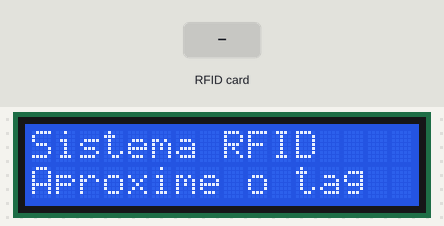
Bench run of a sketch on a simulated Arduino Uno, built with avr-gcc and run on an emulated ATmega328P. Parts: 16×2 character LCD. Inputs (shaded band) come from the test bench.

Above: at 1.3 s.
1.4 s: RFID card 5E 7A 19 C4 held to the reader
At 2.6 s:
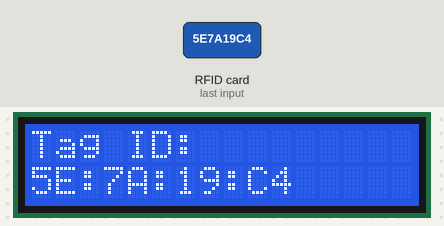
Timing chart, 0 to 4.4 s (numbered marks = the images above; inputs shaded):
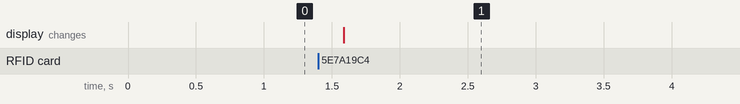

Measured:
- after the input at 1.4 s, the display: changes after 0.19 s (image 1)

The sketch:

firmware_v7.ino.ino
```cpp
#include <SPI.h>
#include <MFRC522.h>
#include <Wire.h>
#include <LiquidCrystal_I2C.h>

// Definição dos pinos para o RFID RC522
#define RST_PIN         9
#define SS_PIN          10

// Inicialização dos objetos
MFRC522 mfrc522(SS_PIN, RST_PIN);
LiquidCrystal_I2C lcd(0x27, 16, 2); // Endereço I2C 0x27, 16 colunas, 2 linhas

// Variáveis para controle de tags
String ultimoUID = "";

void setup() {
  // Inicializa o barramento SPI
  SPI.begin();

  // Inicializa o módulo RFID
  mfrc522.PCD_Init();

  // Inicializa o LCD
  lcd.init();
  lcd.backlight();
  lcd.clear();

  // Mensagem inicial no LCD
  lcd.setCursor(0, 0);
  lcd.print("Sistema RFID");
  lcd.setCursor(0, 1);
  lcd.print("Aproxime o tag");
}

void loop() {
  // Verifica se há um novo cartão presente
  if (!mfrc522.PICC_IsNewCardPresent()) {
    delay(50);
    return;
  }

  // Verifica se consegue ler o cartão
  if (!mfrc522.PICC_ReadCardSerial()) {
    delay(50);
    return;
  }

  // Gera o UID atual
  String uidAtual = "";
  for (byte i = 0; i < mfrc522.uid.size; i++) {
    uidAtual += String(mfrc522.uid.uidByte[i] < 0x10 ? "0" : "");
    uidAtual += String(mfrc522.uid.uidByte[i], HEX);
    if (i < mfrc522.uid.size - 1) uidAtual += ":";
  }
  uidAtual.toUpperCase();

  // Só processa se for uma nova tag
  if (uidAtual != ultimoUID) {
    ultimoUID = uidAtual;

    // Identifica o tipo da tag
    MFRC522::PICC_Type piccType = mfrc522.PICC_GetType(mfrc522.uid.sak);

    // Procura por dados legíveis na tag
    String dadosEncontrados = "";

    // Tenta ler dados para diferentes tipos de tags
    if (piccType == MFRC522::PICC_TYPE_MIFARE_MINI ||
        piccType == MFRC522::PICC_TYPE_MIFARE_1K ||
        piccType == MFRC522::PICC_TYPE_MIFARE_4K) {

      dadosEncontrados = lerDadosMIFARE();

    } else if (piccType == MFRC522::PICC_TYPE_MIFARE_UL) {

      dadosEncontrados = lerDadosUltralight();
    }

    // Atualiza o LCD com os dados encontrados
    lcd.clear();

    if (dadosEncontrados.length() > 0) {
      // Remove espaços e caracteres inválidos
      dadosEncontrados.trim();

      lcd.setCursor(0, 0);
      lcd.print("Conteudo:");
      lcd.setCursor(0, 1);

      // Limita a 16 caracteres para caber no LCD
      if (dadosEncontrados.length() <= 16) {
        lcd.print(dadosEncontrados);
      } else {
        lcd.print(dadosEncontrados.substring(0, 16));
      }
    } else {
      // Se não encontrou dados legíveis, mostra o UID
      lcd.setCursor(0, 0);
      lcd.print("Tag ID:");
      lcd.setCursor(0, 1);

      String uidResumo = uidAtual;
      if (uidResumo.length() > 16) {
        uidResumo = uidResumo.substring(0, 16);
      }
      lcd.print(uidResumo);
    }
  }

  // Para a comunicação com o cartão
  mfrc522.PICC_HaltA();
  mfrc522.PCD_StopCrypto1();

  delay(200);
}

String lerDadosMIFARE() {
  MFRC522::MIFARE_Key key;
  String textoEncontrado = "";

  // Prepara a chave padrão
  for (byte i = 0; i < 6; i++) {
    key.keyByte[i] = 0xFF;
  }

  // Escaneia todos os setores procurando especificamente por texto (não URL)
  for (byte setor = 0; setor < 16 && textoEncontrado.length() == 0; setor++) {

    for (byte blocoRel = 0; blocoRel < 3; blocoRel++) { // 3 blocos por setor
      byte bloco = setor * 4 + blocoRel;

      // Pula o bloco 0 (dados do fabricante)
      if (bloco == 0) continue;
      if (bloco > 63) break; // MIFARE 1K limit

      // Tenta autenticar com chave A
      MFRC522::StatusCode status = mfrc522.PCD_Authenticate(
        MFRC522::PICC_CMD_MF_AUTH_KEY_A, bloco, &key, &(mfrc522.uid)
      );

      if (status != MFRC522::STATUS_OK) {
        continue;
      }

      // Lê o bloco
      byte buffer[18];
      byte size = sizeof(buffer);
      status = mfrc522.MIFARE_Read(bloco, buffer, &size);

      if (status != MFRC522::STATUS_OK) {
        continue;
      }

      // Verifica se é um registro NDEF de texto (não URL)
      if (buffer[0] == 0x03) { // NDEF Message
        // Procura por registros de texto (Type T)
        for (byte i = 1; i < 15; i++) {
          if (buffer[i] == 0x54) { // Text Record Type 'T'
            // Encontrou registro de texto, extrai o conteúdo
            String textoBloco = extrairTextoNDEF(buffer, 16, i);
            if (textoBloco.length() > 0) {
              textoEncontrado = textoBloco;
              return textoEncontrado; // Retorna imediatamente quando encontrar texto
            }
          }
        }
      }

      // Se não é NDEF, verifica se é texto simples (fallback)
      if (textoEncontrado.length() == 0) {
        String textoBloco = "";
        int caracteresValidos = 0;
        bool temURL = false;

        for (byte i = 0; i < 16; i++) {
          if (buffer[i] == 0) {
            break;
          } else if (buffer[i] >= 32 && buffer[i] <= 126) {
            textoBloco += (char)buffer[i];
            caracteresValidos++;

            // Verifica se contém indicadores de URL
            if (textoBloco.indexOf("http") >= 0 ||
                textoBloco.indexOf("www.") >= 0 ||
                textoBloco.indexOf(".com") >= 0 ||
                textoBloco.indexOf(".br") >= 0) {
              temURL = true;
            }
          }
        }

        // Só aceita se for texto válido E não for URL
        if (caracteresValidos >= 2 && !temURL) {
          textoBloco.trim();
          if (textoBloco.length() > 0) {
            textoEncontrado = textoBloco;
          }
        }
      }
    }
  }

  return textoEncontrado;
}

String extrairTextoNDEF(byte* buffer, byte tamanho, byte posicao) {
  String texto = "";

  // NDEF Text Record format: [Header][Type Length][Payload Length][Type][Language][Text]
  if (posicao + 3 < tamanho) {
    byte payloadLength = buffer[posicao + 2]; // Tamanho do payload
    byte languageLength = buffer[posicao + 4] & 0x3F; // Tamanho do código de idioma

    // Pula header, type, e código de idioma para chegar ao texto
    byte inicioTexto = posicao + 4 + languageLength + 1;

    if (inicioTexto < tamanho) {
      for (byte i = inicioTexto; i < tamanho && i < inicioTexto + payloadLength - languageLength - 1; i++) {
        if (buffer[i] >= 32 && buffer[i] <= 126) {
          texto += (char)buffer[i];
        } else if (buffer[i] == 0) {
          break;
        }
      }
    }
  }

  return texto;
}

String lerDadosUltralight() {
  String textoEncontrado = "";

  // MIFARE Ultralight: lê páginas 4-15 (dados do usuário)
  for (byte pagina = 4; pagina < 16; pagina++) {
    byte buffer[18];
    byte size = sizeof(buffer);

    // Comando para ler página
    MFRC522::StatusCode status = mfrc522.MIFARE_Read(pagina, buffer, &size);

    if (status == MFRC522::STATUS_OK) {

      // Verifica se é um registro NDEF de texto
      if (buffer[0] == 0x03) { // NDEF Message
        // Procura por registros de texto (Type T)
        for (byte i = 1; i < 4; i++) {
          if (buffer[i] == 0x54) { // Text Record Type 'T'
            // Continua lendo páginas seguintes para pegar o texto completo
            String textoCompleto = lerTextoUltralightNDEF(pagina);
            if (textoCompleto.length() > 0) {
              return textoCompleto;
            }
          }
        }
      }

      // Se não é NDEF, verifica se é texto simples (mas não URL)
      String textoPagina = "";
      int caracteresValidos = 0;
      bool temURL = false;

      for (byte i = 0; i < 4; i++) { // Ultralight: 4 bytes por página
        if (buffer[i] == 0) {
          break;
        } else if (buffer[i] >= 32 && buffer[i] <= 126) {
          textoPagina += (char)buffer[i];
          caracteresValidos++;
        }
      }

      // Verifica se contém indicadores de URL
      if (textoPagina.indexOf("http") >= 0 ||
          textoPagina.indexOf("www.") >= 0 ||
          textoPagina.indexOf(".com") >= 0 ||
          textoPagina.indexOf(".br") >= 0) {
        temURL = true;
      }

      // Se encontrou texto válido e NÃO é URL, adiciona
      if (caracteresValidos > 0 && !temURL) {
        textoEncontrado += textoPagina;
      }

      // Se já tem texto suficiente e não é URL, para
      if (textoEncontrado.length() >= 4 && !temURL) {
        break;
      }
    }
  }

  return textoEncontrado;
}

String lerTextoUltralightNDEF(byte paginaInicial) {
  String textoCompleto = "";

  // Lê várias páginas para pegar o texto completo do NDEF
  for (byte pagina = paginaInicial; pagina < 16; pagina++) {
    byte buffer[18];
    byte size = sizeof(buffer);

    MFRC522::StatusCode status = mfrc522.MIFARE_Read(pagina, buffer, &size);

    if (status == MFRC522::STATUS_OK) {
      for (byte i = 0; i < 4; i++) {
        if (buffer[i] >= 32 && buffer[i] <= 126) {
          textoCompleto += (char)buffer[i];
        } else if (buffer[i] == 0 || buffer[i] == 0xFE) {
          // Fim do texto NDEF
          return textoCompleto;
        }
      }
    }

    // Se já tem texto suficiente, para
    if (textoCompleto.length() >= 16) {
      break;
    }
  }

  return textoCompleto;
}
```
